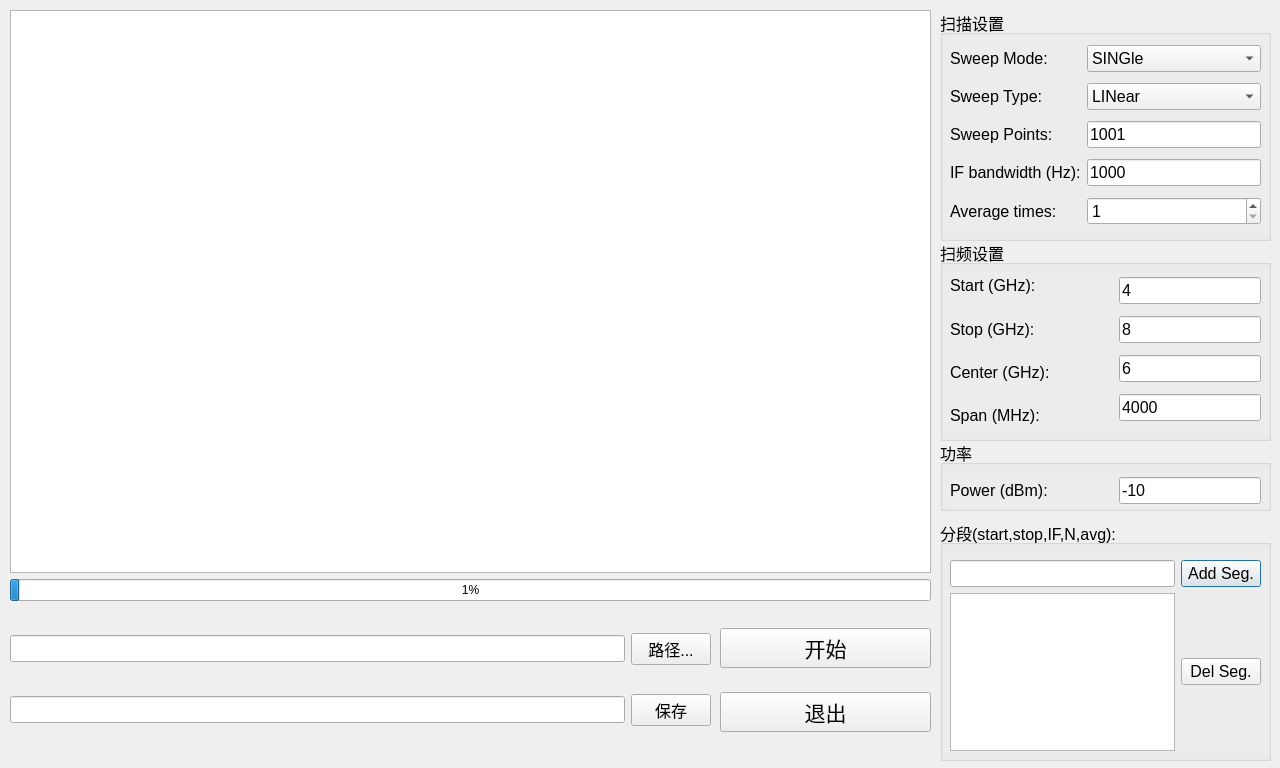
<?xml version="1.0" encoding="UTF-8"?>
<ui version="4.0">
 <class>Dialog</class>
 <widget class="QDialog" name="Dialog">
  <property name="geometry">
   <rect>
    <x>0</x>
    <y>0</y>
    <width>1280</width>
    <height>768</height>
   </rect>
  </property>
  <property name="windowTitle">
   <string>Vector Network Analyzer-Scanner</string>
  </property>
  <widget class="QGroupBox" name="groupBox_scanParams">
   <property name="geometry">
    <rect>
     <x>940</x>
     <y>10</y>
     <width>331</width>
     <height>231</height>
    </rect>
   </property>
   <property name="font">
    <font>
     <family>Arial</family>
     <pointsize>12</pointsize>
    </font>
   </property>
   <property name="title">
    <string>扫描设置</string>
   </property>
   <widget class="QWidget" name="gridLayoutWidget">
    <property name="geometry">
     <rect>
      <x>10</x>
      <y>30</y>
      <width>311</width>
      <height>191</height>
     </rect>
    </property>
    <layout class="QGridLayout" name="gridLayout">
     <item row="1" column="1">
      <widget class="QComboBox" name="cbBox_swpType">
       <item>
        <property name="text">
         <string>LINear</string>
        </property>
       </item>
       <item>
        <property name="text">
         <string>LOGarithmic</string>
        </property>
       </item>
       <item>
        <property name="text">
         <string>POWer</string>
        </property>
       </item>
       <item>
        <property name="text">
         <string>CW</string>
        </property>
       </item>
       <item>
        <property name="text">
         <string>SEGMent</string>
        </property>
       </item>
       <item>
        <property name="text">
         <string>PHASe</string>
        </property>
       </item>
      </widget>
     </item>
     <item row="0" column="0">
      <widget class="QLabel" name="label_swpMode">
       <property name="text">
        <string>Sweep Mode:</string>
       </property>
      </widget>
     </item>
     <item row="0" column="1">
      <widget class="QComboBox" name="cbBox_swpMode">
       <item>
        <property name="text">
         <string>SINGle</string>
        </property>
       </item>
       <item>
        <property name="text">
         <string>HOLD </string>
        </property>
       </item>
       <item>
        <property name="text">
         <string>CONTinuous</string>
        </property>
       </item>
       <item>
        <property name="text">
         <string>GROups</string>
        </property>
       </item>
      </widget>
     </item>
     <item row="4" column="1">
      <widget class="QSpinBox" name="spinBox_Avg">
       <property name="minimum">
        <number>1</number>
       </property>
      </widget>
     </item>
     <item row="3" column="1">
      <widget class="QLineEdit" name="edt_IF">
       <property name="text">
        <string>1000</string>
       </property>
      </widget>
     </item>
     <item row="1" column="0">
      <widget class="QLabel" name="label_SwpType">
       <property name="text">
        <string>Sweep Type:</string>
       </property>
      </widget>
     </item>
     <item row="4" column="0">
      <widget class="QLabel" name="label_AvgTime">
       <property name="text">
        <string>Average times:</string>
       </property>
      </widget>
     </item>
     <item row="3" column="0">
      <widget class="QLabel" name="label_IF">
       <property name="text">
        <string>IF bandwidth (Hz):</string>
       </property>
      </widget>
     </item>
     <item row="2" column="0">
      <widget class="QLabel" name="label_swpPoints">
       <property name="text">
        <string>Sweep Points:</string>
       </property>
      </widget>
     </item>
     <item row="2" column="1">
      <widget class="QLineEdit" name="edt_swpPoints">
       <property name="text">
        <string>1001</string>
       </property>
      </widget>
     </item>
    </layout>
   </widget>
  </widget>
  <widget class="QGroupBox" name="groupBox_freq">
   <property name="geometry">
    <rect>
     <x>940</x>
     <y>240</y>
     <width>331</width>
     <height>201</height>
    </rect>
   </property>
   <property name="font">
    <font>
     <family>Arial</family>
     <pointsize>12</pointsize>
    </font>
   </property>
   <property name="title">
    <string>扫频设置</string>
   </property>
   <widget class="QWidget" name="layoutWidget_2">
    <property name="geometry">
     <rect>
      <x>10</x>
      <y>30</y>
      <width>311</width>
      <height>161</height>
     </rect>
    </property>
    <layout class="QHBoxLayout" name="horizontalLayout_3">
     <property name="spacing">
      <number>10</number>
     </property>
     <item>
      <layout class="QVBoxLayout" name="verticalLayout_3">
       <property name="spacing">
        <number>12</number>
       </property>
       <item>
        <widget class="QLabel" name="label_fstart">
         <property name="text">
          <string>Start (GHz):</string>
         </property>
         <property name="buddy">
          <cstring>edt_Freq_start</cstring>
         </property>
        </widget>
       </item>
       <item>
        <widget class="QLabel" name="label_fstop">
         <property name="text">
          <string>Stop (GHz):</string>
         </property>
        </widget>
       </item>
       <item>
        <widget class="QLabel" name="label_fcenter">
         <property name="text">
          <string>Center (GHz):</string>
         </property>
        </widget>
       </item>
       <item>
        <widget class="QLabel" name="label_fspan">
         <property name="text">
          <string>Span (MHz):</string>
         </property>
        </widget>
       </item>
      </layout>
     </item>
     <item>
      <spacer name="horizontalSpacer">
       <property name="orientation">
        <enum>Qt::Horizontal</enum>
       </property>
       <property name="sizeHint" stdset="0">
        <size>
         <width>60</width>
         <height>20</height>
        </size>
       </property>
      </spacer>
     </item>
     <item>
      <layout class="QVBoxLayout" name="verticalLayout_4">
       <property name="spacing">
        <number>5</number>
       </property>
       <item>
        <widget class="QLineEdit" name="edt_fstart">
         <property name="text">
          <string>4</string>
         </property>
        </widget>
       </item>
       <item>
        <widget class="QLineEdit" name="edt_fstop">
         <property name="text">
          <string>8</string>
         </property>
        </widget>
       </item>
       <item>
        <widget class="QLineEdit" name="edt_fcenter">
         <property name="text">
          <string>6</string>
         </property>
        </widget>
       </item>
       <item>
        <widget class="QLineEdit" name="edt_fspan">
         <property name="text">
          <string>4000</string>
         </property>
        </widget>
       </item>
      </layout>
     </item>
    </layout>
   </widget>
  </widget>
  <widget class="QGroupBox" name="groupBox_pwr">
   <property name="geometry">
    <rect>
     <x>940</x>
     <y>440</y>
     <width>331</width>
     <height>71</height>
    </rect>
   </property>
   <property name="font">
    <font>
     <family>Arial</family>
     <pointsize>12</pointsize>
    </font>
   </property>
   <property name="title">
    <string>功率</string>
   </property>
   <widget class="QWidget" name="layoutWidget_3">
    <property name="geometry">
     <rect>
      <x>10</x>
      <y>30</y>
      <width>311</width>
      <height>41</height>
     </rect>
    </property>
    <layout class="QHBoxLayout" name="horizontalLayout_4">
     <property name="spacing">
      <number>10</number>
     </property>
     <item>
      <widget class="QLabel" name="label_power">
       <property name="text">
        <string>Power (dBm):</string>
       </property>
      </widget>
     </item>
     <item>
      <spacer name="horizontalSpacer_2">
       <property name="orientation">
        <enum>Qt::Horizontal</enum>
       </property>
       <property name="sizeHint" stdset="0">
        <size>
         <width>60</width>
         <height>20</height>
        </size>
       </property>
      </spacer>
     </item>
     <item>
      <widget class="QLineEdit" name="edt_Power">
       <property name="text">
        <string>-10</string>
       </property>
      </widget>
     </item>
    </layout>
   </widget>
  </widget>
  <widget class="QGroupBox" name="groupBox_segments">
   <property name="geometry">
    <rect>
     <x>940</x>
     <y>520</y>
     <width>331</width>
     <height>241</height>
    </rect>
   </property>
   <property name="font">
    <font>
     <family>Arial</family>
     <pointsize>12</pointsize>
    </font>
   </property>
   <property name="title">
    <string>分段(start,stop,IF,N,avg):</string>
   </property>
   <widget class="QWidget" name="layoutWidget_4">
    <property name="geometry">
     <rect>
      <x>10</x>
      <y>40</y>
      <width>311</width>
      <height>191</height>
     </rect>
    </property>
    <layout class="QVBoxLayout" name="verticalLayout_7">
     <item>
      <layout class="QHBoxLayout" name="horizontalLayout">
       <item>
        <widget class="QLineEdit" name="edt_Segment"/>
       </item>
       <item>
        <widget class="QPushButton" name="btn_addSeg">
         <property name="text">
          <string>Add Seg.</string>
         </property>
        </widget>
       </item>
      </layout>
     </item>
     <item>
      <layout class="QHBoxLayout" name="horizontalLayout_5">
       <item>
        <widget class="QTableWidget" name="table_segments"/>
       </item>
       <item>
        <widget class="QPushButton" name="btn_delSeg">
         <property name="text">
          <string>Del Seg.</string>
         </property>
        </widget>
       </item>
      </layout>
     </item>
    </layout>
   </widget>
  </widget>
  <widget class="QWidget" name="">
   <property name="geometry">
    <rect>
     <x>10</x>
     <y>610</y>
     <width>701</width>
     <height>141</height>
    </rect>
   </property>
   <layout class="QGridLayout" name="gridLayout_file">
    <item row="0" column="0">
     <widget class="QLineEdit" name="lineEdit_path">
      <property name="enabled">
       <bool>true</bool>
      </property>
      <property name="sizePolicy">
       <sizepolicy hsizetype="Expanding" vsizetype="Fixed">
        <horstretch>0</horstretch>
        <verstretch>0</verstretch>
       </sizepolicy>
      </property>
      <property name="font">
       <font>
        <family>Arial</family>
        <pointsize>12</pointsize>
       </font>
      </property>
     </widget>
    </item>
    <item row="0" column="1">
     <widget class="QPushButton" name="pushButton_path">
      <property name="font">
       <font>
        <family>Arial</family>
        <pointsize>12</pointsize>
       </font>
      </property>
      <property name="text">
       <string>路径...</string>
      </property>
     </widget>
    </item>
    <item row="1" column="0">
     <widget class="QLineEdit" name="lineEdit_filename">
      <property name="font">
       <font>
        <family>Arial</family>
        <pointsize>12</pointsize>
       </font>
      </property>
     </widget>
    </item>
    <item row="1" column="1">
     <widget class="QPushButton" name="pushButton_save">
      <property name="font">
       <font>
        <family>Arial</family>
        <pointsize>12</pointsize>
       </font>
      </property>
      <property name="text">
       <string>保存</string>
      </property>
      <property name="iconSize">
       <size>
        <width>25</width>
        <height>25</height>
       </size>
      </property>
     </widget>
    </item>
   </layout>
  </widget>
  <widget class="QWidget" name="">
   <property name="geometry">
    <rect>
     <x>10</x>
     <y>10</y>
     <width>921</width>
     <height>591</height>
    </rect>
   </property>
   <layout class="QVBoxLayout" name="verticalLayout_canvas">
    <item>
     <widget class="QGraphicsView" name="graphicsView"/>
    </item>
    <item>
     <widget class="QProgressBar" name="progressBar">
      <property name="autoFillBackground">
       <bool>false</bool>
      </property>
      <property name="value">
       <number>1</number>
      </property>
     </widget>
    </item>
   </layout>
  </widget>
  <widget class="QWidget" name="">
   <property name="geometry">
    <rect>
     <x>720</x>
     <y>610</y>
     <width>211</width>
     <height>141</height>
    </rect>
   </property>
   <layout class="QVBoxLayout" name="verticalLayout_startstop">
    <item>
     <widget class="QPushButton" name="pushButton_start">
      <property name="font">
       <font>
        <family>Arial</family>
        <pointsize>16</pointsize>
       </font>
      </property>
      <property name="text">
       <string>开始</string>
      </property>
     </widget>
    </item>
    <item>
     <widget class="QPushButton" name="pushButton_quit">
      <property name="font">
       <font>
        <family>Arial</family>
        <pointsize>16</pointsize>
       </font>
      </property>
      <property name="text">
       <string>退出</string>
      </property>
     </widget>
    </item>
   </layout>
  </widget>
 </widget>
 <resources/>
 <connections>
  <connection>
   <sender>pushButton_quit</sender>
   <signal>clicked()</signal>
   <receiver>Dialog</receiver>
   <slot>close()</slot>
   <hints>
    <hint type="sourcelabel">
     <x>825</x>
     <y>711</y>
    </hint>
    <hint type="destinationlabel">
     <x>639</x>
     <y>383</y>
    </hint>
   </hints>
  </connection>
 </connections>
</ui>
